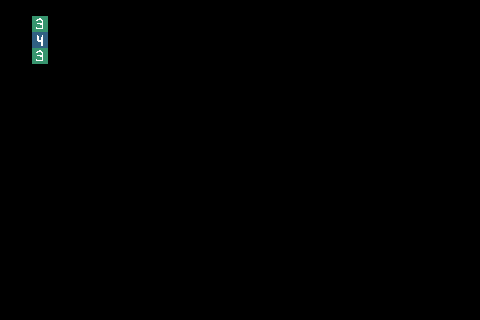

A 2D game scene composited from a Tiled map and its tileset images. What follows is a short description and the map's XML, with each tile layer's data collapsed to a summary:
An orthogonal 30x20 tile map with 16x16 px tiles, 1 tile layer (set).

<map version="1.8" tiledversion="1.8.2" orientation="orthogonal" renderorder="right-down" width="30" height="20" tilewidth="16" tileheight="16" infinite="0" nextlayerid="2" nextobjectid="1">
 <tileset firstgid="1" source="../spr_test_tileset.tsx" />
 <layer id="1" name="set" width="30" height="20">
  <data>[600 cells, 3 non-empty, 2 distinct tile ids]</data>
 </layer>
</map>
